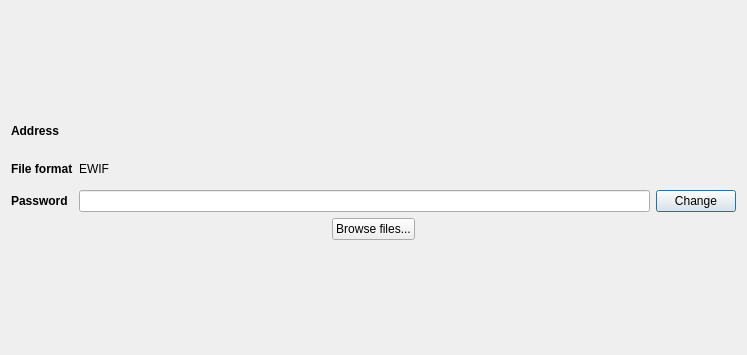
<?xml version="1.0" encoding="UTF-8"?>
<ui version="4.0">
 <class>WalletSaveDialog</class>
 <widget class="QDialog" name="WalletSaveDialog">
  <property name="geometry">
   <rect>
    <x>0</x>
    <y>0</y>
    <width>747</width>
    <height>355</height>
   </rect>
  </property>
  <property name="windowTitle">
   <string>Save wallet</string>
  </property>
  <layout class="QVBoxLayout" name="verticalLayout">
   <item alignment="Qt::AlignHCenter">
    <widget class="QLabel" name="imageLabel">
     <property name="maximumSize">
      <size>
       <width>200</width>
       <height>200</height>
      </size>
     </property>
     <property name="text">
      <string/>
     </property>
     <property name="pixmap">
      <pixmap resource="../../icons/tikka.slots.pyqt.resources.icons.index.qrc">:/images/keys</pixmap>
     </property>
     <property name="scaledContents">
      <bool>true</bool>
     </property>
    </widget>
   </item>
   <item>
    <layout class="QGridLayout" name="gridLayout">
     <item row="0" column="0">
      <widget class="QLabel" name="addressLabel">
       <property name="font">
        <font>
         <weight>75</weight>
         <bold>true</bold>
        </font>
       </property>
       <property name="text">
        <string>Address</string>
       </property>
      </widget>
     </item>
     <item row="2" column="1">
      <widget class="QLineEdit" name="passwordLineEdit">
       <property name="text">
        <string/>
       </property>
       <property name="alignment">
        <set>Qt::AlignCenter</set>
       </property>
       <property name="readOnly">
        <bool>true</bool>
       </property>
      </widget>
     </item>
     <item row="1" column="0">
      <widget class="QLabel" name="fileFormatLabel">
       <property name="font">
        <font>
         <weight>75</weight>
         <bold>true</bold>
        </font>
       </property>
       <property name="text">
        <string>File format</string>
       </property>
      </widget>
     </item>
     <item row="2" column="0">
      <widget class="QLabel" name="passwordLabel">
       <property name="font">
        <font>
         <weight>75</weight>
         <bold>true</bold>
        </font>
       </property>
       <property name="text">
        <string>Password</string>
       </property>
      </widget>
     </item>
     <item row="0" column="1">
      <widget class="QLabel" name="addressValueLabel">
       <property name="text">
        <string/>
       </property>
      </widget>
     </item>
     <item row="1" column="1">
      <widget class="QLabel" name="fileFormatValueLabel">
       <property name="text">
        <string>EWIF</string>
       </property>
      </widget>
     </item>
     <item row="2" column="2" alignment="Qt::AlignLeft">
      <widget class="QPushButton" name="changeButton">
       <property name="text">
        <string>Change</string>
       </property>
       <property name="icon">
        <iconset resource="../../icons/tikka.slots.pyqt.resources.icons.index.qrc">
         <normaloff>:/icons/refresh_icon</normaloff>:/icons/refresh_icon</iconset>
       </property>
      </widget>
     </item>
    </layout>
   </item>
   <item alignment="Qt::AlignHCenter">
    <widget class="QPushButton" name="browseFilesButton">
     <property name="text">
      <string>Browse files...</string>
     </property>
    </widget>
   </item>
   <item alignment="Qt::AlignHCenter">
    <widget class="QLabel" name="errorLabel">
     <property name="styleSheet">
      <string notr="true">color: red;</string>
     </property>
     <property name="text">
      <string/>
     </property>
    </widget>
   </item>
  </layout>
 </widget>
 <resources>
  <include location="../../icons/tikka.slots.pyqt.resources.icons.index.qrc"/>
  <include location="../../icons/tikka.slots.pyqt.resources.icons.index.qrc"/>
 </resources>
 <connections/>
</ui>
